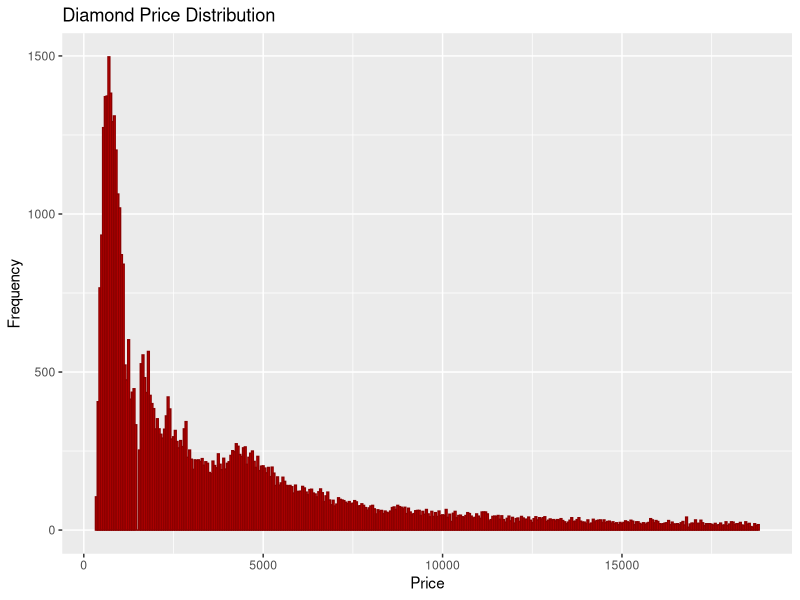
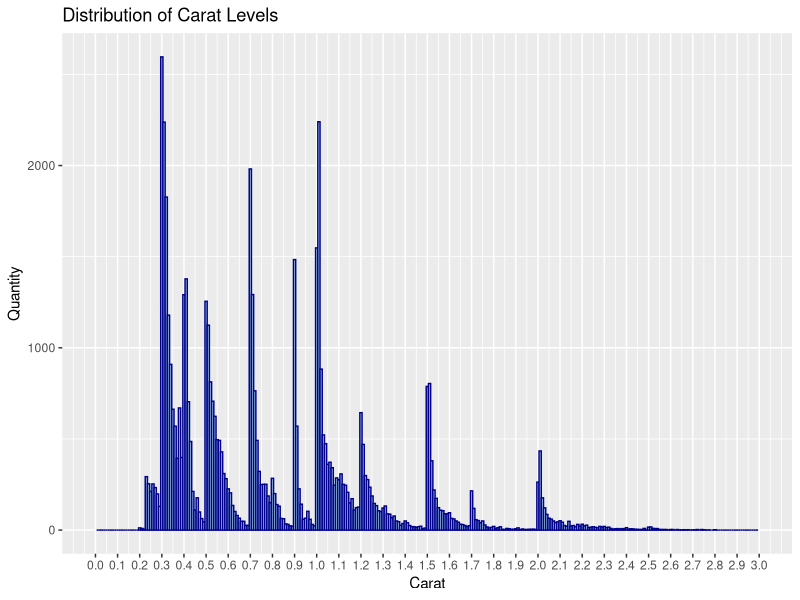

Recreate these plots in R, in order.
## ---- chunk 1
knitr::opts_chunk$set(echo = TRUE,fig.align='center')
## ---- chunk 2

library(lubridate)
library(dplyr)
library(ggplot2)
library(knitr)
library(tibble)
library(kableExtra)
library(GGally)
## ---- chunk 3
diamonds %>% glimpse()
## ---- chunk 4
my_data <- as_tibble(diamonds)
my_data
## ---- chunk 5
sum(is.na(my_data))
## ---- chunk 6
sum(duplicated(my_data))
my_data <-unique(my_data)
sum(duplicated(my_data))
## ---- chunk 7
my_data <-unique(my_data)
sum(duplicated(my_data))
## ---- chunk 8
my_data %>% glimpse()
## ---- chunk 9
summary(my_data)
## ---- chunk 10
ggplot(my_data,aes(x=price))+geom_histogram(binwidth = 50,color="darkred", fill="red")+
  labs(y="Frequency", x="Price",title="Diamond Price Distribution")
## ---- chunk 11
my_data %>%
  group_by(cut) %>%
  summarise(cut_count = n(),MinPrice = min(price),AvgPrice = mean(price),
            MaxPrice = max(price)) %>%
  kable(col.names = c("Cut Quality", "Quantity", "Min. Price", "Avg. Price", "Max. Price"))%>%
  scroll_box(width = "100%", height = "200px")
## ---- chunk 12

ggplot(my_data, aes(x = carat)) +
        geom_histogram(binwidth = 0.01,color="darkblue", fill="lightblue") +
        scale_x_continuous(name = "Carat",
                           breaks = seq(0, 3, 0.1),
                           limits=c(0,3)) +
        scale_y_continuous(name = "Quantity") +
        labs(title="Distribution of Carat Levels")
        
## ---- chunk 13
my_data %>%
  group_by(carat) %>%
  summarise(carat_count = n(),
            MinPrice = min(price),
            AvgPrice = mean(price),
            MaxPrice = max(price))%>%
  kable(col.names = c("Carat", "Number of Carats","Min. Price", "Avg. Price", "Max. Price"))%>%
  scroll_box(width = "100%", height = "200px")
